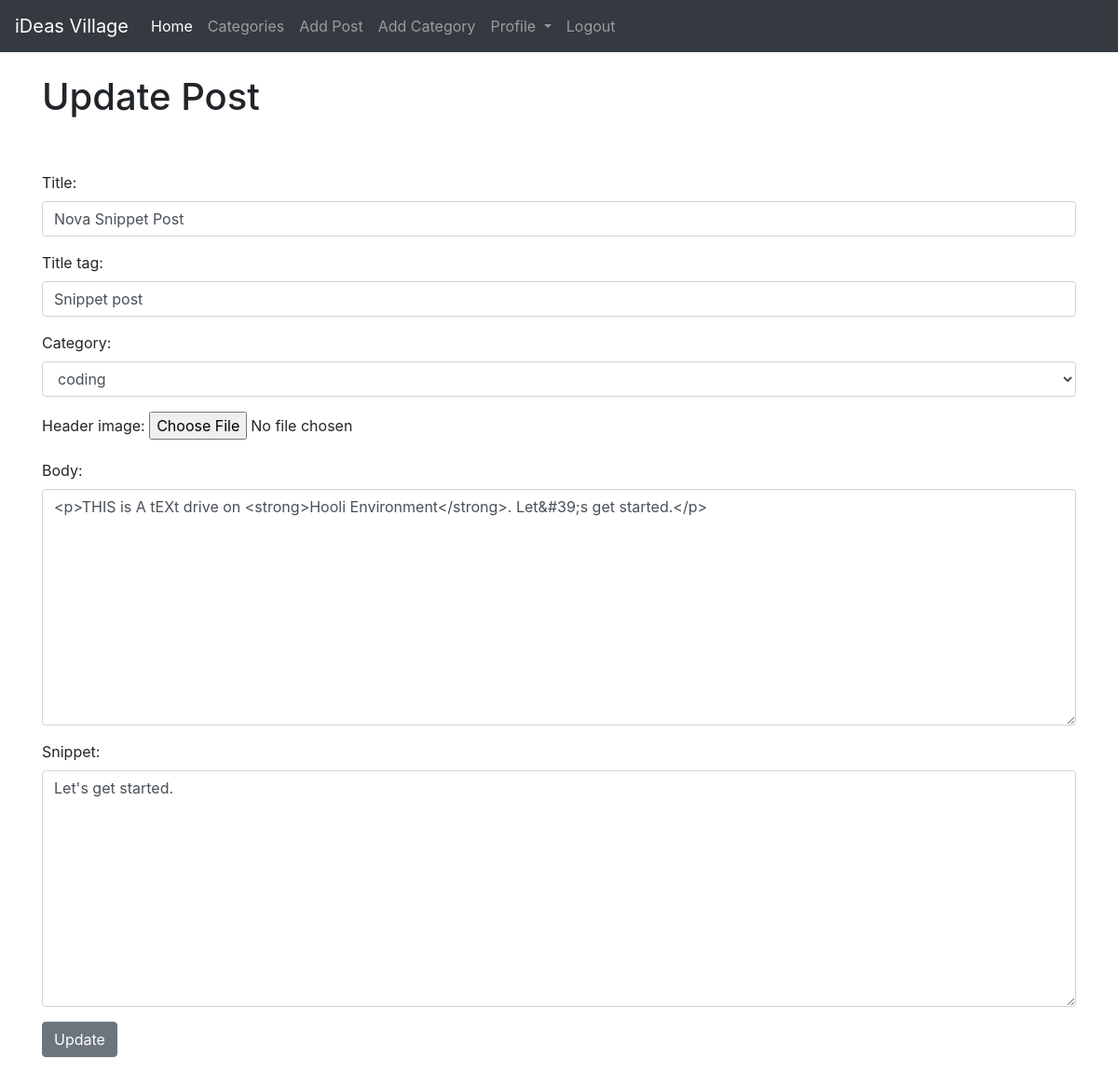
The page /article/edit/18 (signed in) on the database its author committed.
### blog/models.py (models this page shows, shortened)
class Post(models.Model):
    title = models.CharField(max_length=255)
    header_image = models.ImageField(null=True, blank=True, upload_to='img/')
    title_tag = models.CharField(max_length=255)
    author = models.ForeignKey(User, on_delete=models.CASCADE)
    body = RichTextField(blank=True, null=True)
    post_date = models.DateField(auto_now_add=True)
    category = models.CharField(max_length=255, default='coding')
    snippet = models.CharField(max_length=255)
    likes = models.ManyToManyField(User, related_name='blog_posts')

### blog/views.py (the view)
# urls.py: path('article/edit/<int:pk>', UpdatePostView.as_view(), name='update-post'),
class UpdatePostView(UpdateView):
    model = Post
    form_class = EditForm
    template_name = 'update_post.html'

### blog/forms.py
class EditForm(forms.ModelForm):
    class Meta:
        model = Post
        fields = ('title', 'title_tag', 'category', 'header_image', 'body', 'snippet')
        widgets = {
            'title': forms.TextInput(attrs={'class': 'form-control'}),
            'title_tag': forms.TextInput(attrs={'class': 'form-control'}),
            'category': forms.Select(choices=choices, attrs={'class': 'form-control'}),
            'body': forms.Textarea(attrs={'class': 'form-control'}),
            'snippet': forms.Textarea(attrs={'class': 'form-control'}),
        }

### blog/templates/update_post.html (shortened to what this page needs)
{% extends 'base.html' %}
{% block content %}
    {% if user.is_authenticated %}
        {% if user.id == post.author.id %}
        <h1>Update Post</h1>
        <br><br>
        <div class="form-group">
            <form method="POST">
            {{ form.as_p }}
            <button class="btn btn-secondary">Update</button>
        </div>
        {% else %}
            <p>You're not allowed Here! Please Register ...</p>
        {% endif %}
    {% else %}
        <div class="form-group">
            <p>You're not allowed Here! Please Register ...</p>
        </div>
    {% endif %}
{% endblock %}

### rows shown on the page
Post: title "Nova Snippet Post", title_tag "Snippet post", category "coding", body "<p>THIS is A tEXt drive on <strong>Hooli Environment</strong>. Let&#39;s get started.</p>", snippet "Let's get started."
